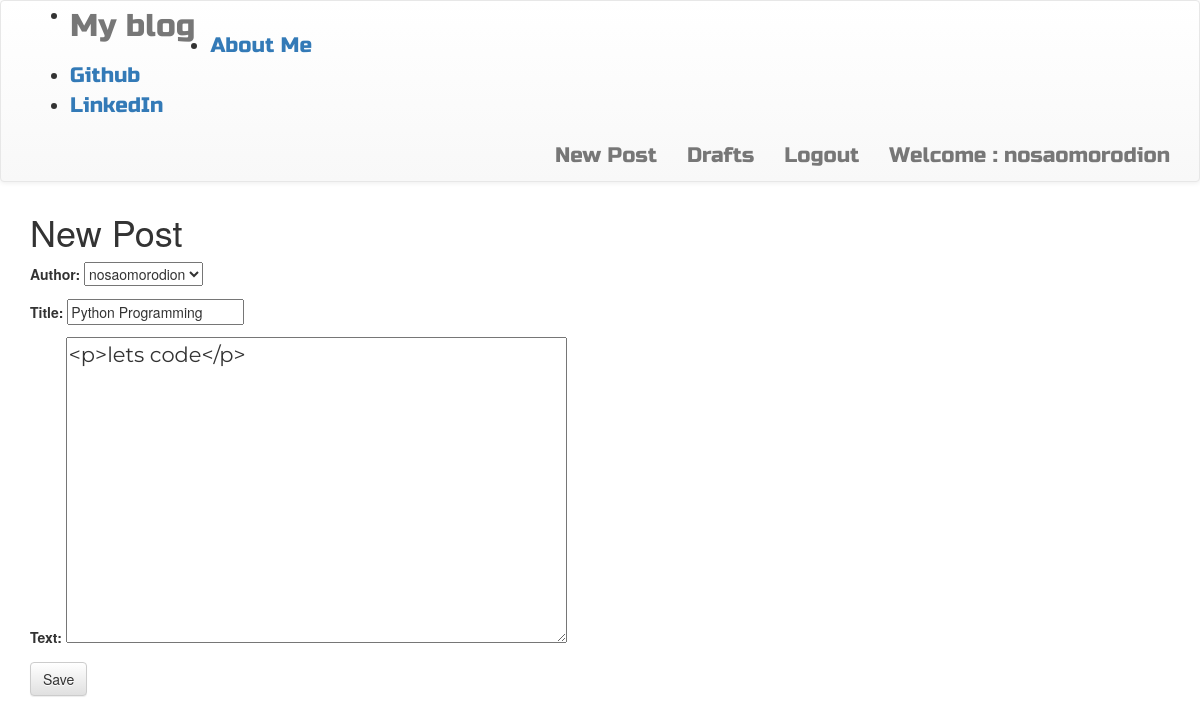
Screenshot of /post/2/edit/ (signed in) with the database file from the repository.
### blog/models.py (models this page shows, shortened)
class Post(models.Model):
    author = models.ForeignKey('auth.User',on_delete=models.CASCADE)
    title = models.CharField(max_length=250)
    text = models.TextField()
    create_date = models.DateTimeField(default=timezone.now)
    published_date = models.DateTimeField(blank=True, null=True)

### blog/views.py (the view)
# urls.py: path('post/<int:pk>/edit/', views.PostUpdateView.as_view(), name='post_edit'),
class PostUpdateView(LoginRequiredMixin, UpdateView):
    login_url = '/login/'
    redirect_field_name = 'blog/post_detail.html'
    form_class = PostForm
    model = Post

### blog/forms.py
class PostForm(forms.ModelForm):
    class Meta():
        model = Post
        fields = ('author','title','text')
        widgets = {
            'title': forms.TextInput(attrs={'class':'textinputclass'}),
            'text':forms.Textarea(attrs={'class':'editable medium-editor-textarea postcontent'}),
        }

### blog/templates/blog/post_form.html (shortened to what this page needs)
{% extends "blog/base.html" %}
{% block content %}
    <h1>New Post</h1>
    <form class="post-form" method="POST">
        {{form.as_p}}
        <button type="submit" class='save btn btn-default' name="button">Save</button>
    </form>
{% endblock %}

### blog/templates/blog/base.html (shortened to what this page needs)
<!DOCTYPE html>
{% load staticfiles %}
<html lang="en">
    <head>
        <link rel="stylesheet" href="https://maxcdn.bootstrapcdn.com/bootstrap/3.3.7/css/bootstrap.min.css">
        <link rel="stylesheet" href="https://maxcdn.bootstrapcdn.com/bootstrap/3.3.7/css/bootstrap-theme.min.css">
        <link rel="stylesheet" href="//cdn.jsdelivr.net/medium-editor/latest/css/medium-editor.min.css" type="text/css" media="screen" charset="utf-8">
        <link rel="stylesheet" href="{% static 'css/blog.css' %}">
    </head>
    <body>
        <nav class="navbar navbar-default techfont custom-navbar">
            <div class="container">
                <ul>
                    <li><a class='navbar-brand bigbrand' href="{% url 'blog:post_list' %}">My blog</a></li>
                    <li><a href="{% url 'blog:about' %}"> About Me</a></li>
                    <li><a href="http://www.github.com"> Github</a></li>
                    <li><a href="https://www.linkedin.com"> LinkedIn</a></li>
                </ul>
                <ul class='nav navbar-nav navbar-right'>
                    {% if user.is_authenticated %}
                    <li>
                        <a href="{% url 'blog:post_new' %}"> New Post </a>
                    </li>
                    <li>
                        <a href="{% url 'blog:post_draft_list' %}"> Drafts </a>
                    </li>
                    <li>
                        <a href="{% url 'logout' %}"> Logout </a>
                    </li>
                    <li>
                        <a>Welcome : {{user.username}}</a>
                    </li>
                        {% else %}
                        <li>
                            <a class='nav navbar-right' href= "{% url 'login'%}"><span class='glyphicon glyphicon-user'>Login </span> </a>
                        </li>
                    {% endif %}
                </ul>
            </div>
        </nav>
        <div class="content container">
            <div class="row">
                <div class="col-md-8">
                    <div class="blog_posts">
                        {% block content%}
                        {% endblock%}
                    </div>
                </div>
            </div>
        </div>
    </body>
</html>

### blog/static/css/blog.css (style rules this page uses)
.techfont { font-family: 'Russo One', sans-serif; font-size: 1.5em; margin-bottom: 10px; }
.postcontent { font-family: 'Montserrat'; font-size: 1.5em; }
.bigbrand { font-size: 1.5em; }

### rows the page displays
Post: author "nosaomorodion", title "Python Programming", text "<p>lets code</p>"

### other values shown
{{ user.username }} "nosaomorodion"
